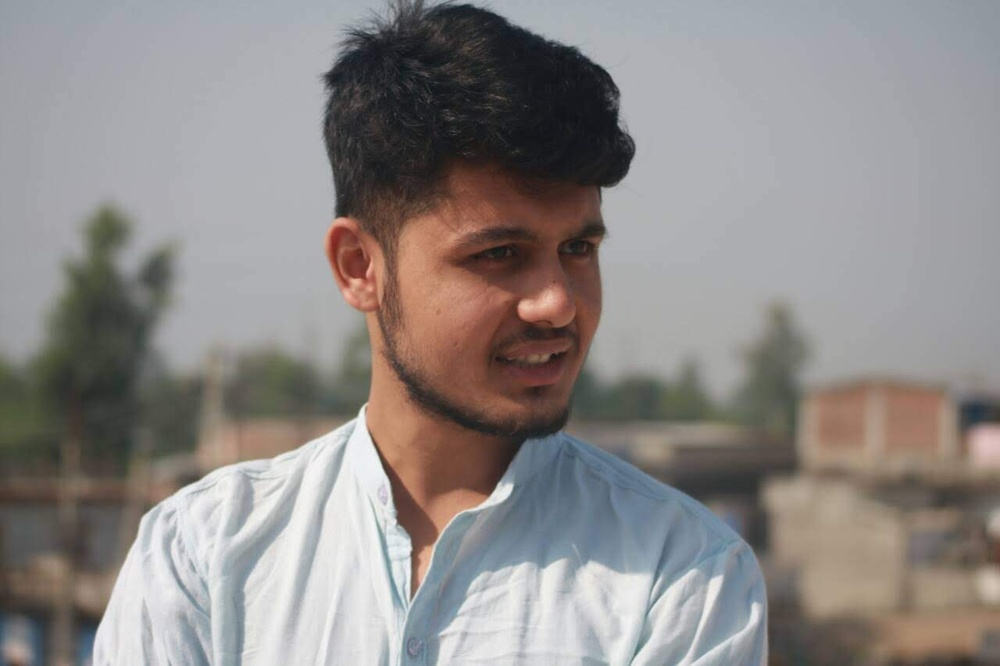
#> input picture CE Faces Photos/IMG-e1113daefda1d601a27df8948a7cb897-V.jpg, 1000 x 666 px, shrunk from 1280 x 853 before the run; its folder holds only this picture in this run
$ jupyter execute 'Face Cropping.ipynb'
#> lines starting #> are read from the running program, lines starting #| are printed output that depends on the picture
[cell 1]
import cv2
import os

[cell 2]
face_cascade = cv2.CascadeClassifier(cv2.data.haarcascades + 'haarcascade_frontalface_default.xml')

[cell 3]
image_dir = "CE Faces Photos"
output_dir = "CE_Faces_Photos"
os.makedirs(output_dir, exist_ok=True)

[cell 4]
for filename in os.listdir(image_dir):
    image_path = os.path.join(image_dir, filename)
    output_path = os.path.join(output_dir, filename)

    # Read the image
    image = cv2.imread(image_path)
#> image is the input picture: shape (666, 1000, 3); mean B, G, R 135.6, 137.3, 142.1

    # Convert the image to grayscale
    gray_image = cv2.cvtColor(image, cv2.COLOR_BGR2GRAY)
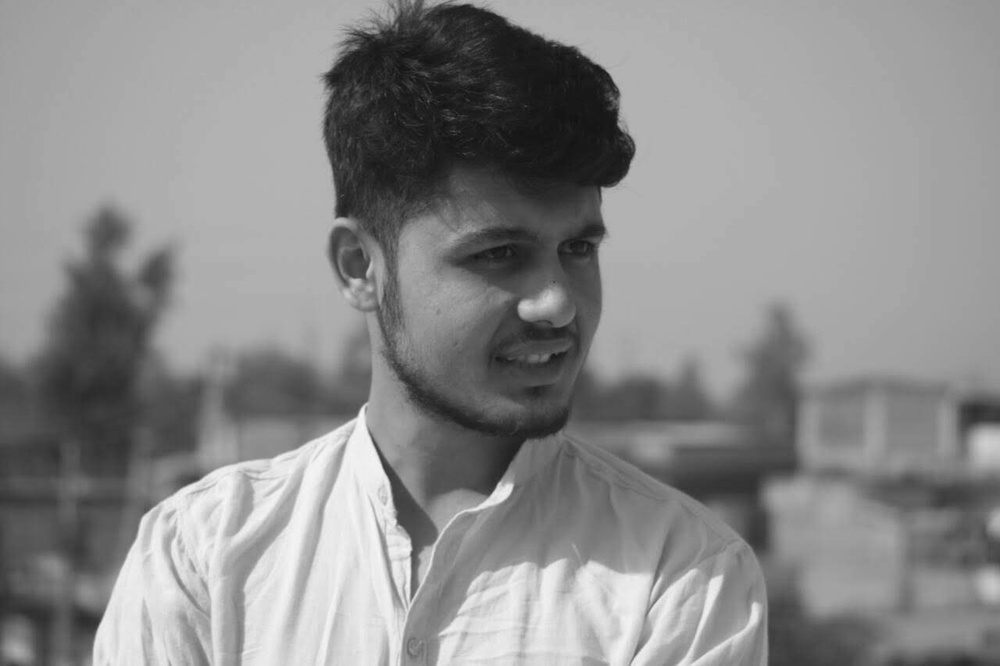
#> gray_image: shape (666, 1000); min 18, max 248, mean 138.5

    # Detect faces in the image
    faces = face_cascade.detectMultiScale(gray_image, scaleFactor=1.1, minNeighbors=5, minSize=(30, 30))
#> faces = [[395, 167, 250, 250]]

    if len(faces) > 0:
        # Assume only one face is detected, and crop the region
        (x, y, w, h) = faces[0]
#> x = 395; y = 167; w = 250; h = 250
        cropped_image = image[y:y+h, x:x+w]
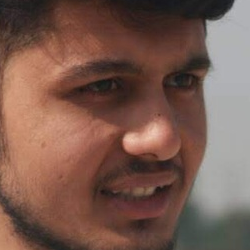
#> cropped_image: shape (250, 250, 3); mean B, G, R 79.6, 90.4, 121
    else:
        # If no face is detected, use the original image
        cropped_image = image

    # Save the cropped image
    cv2.imwrite(output_path, cropped_image)

$ run again, on CE Faces Photos/IMG_20221026_132007.jpg
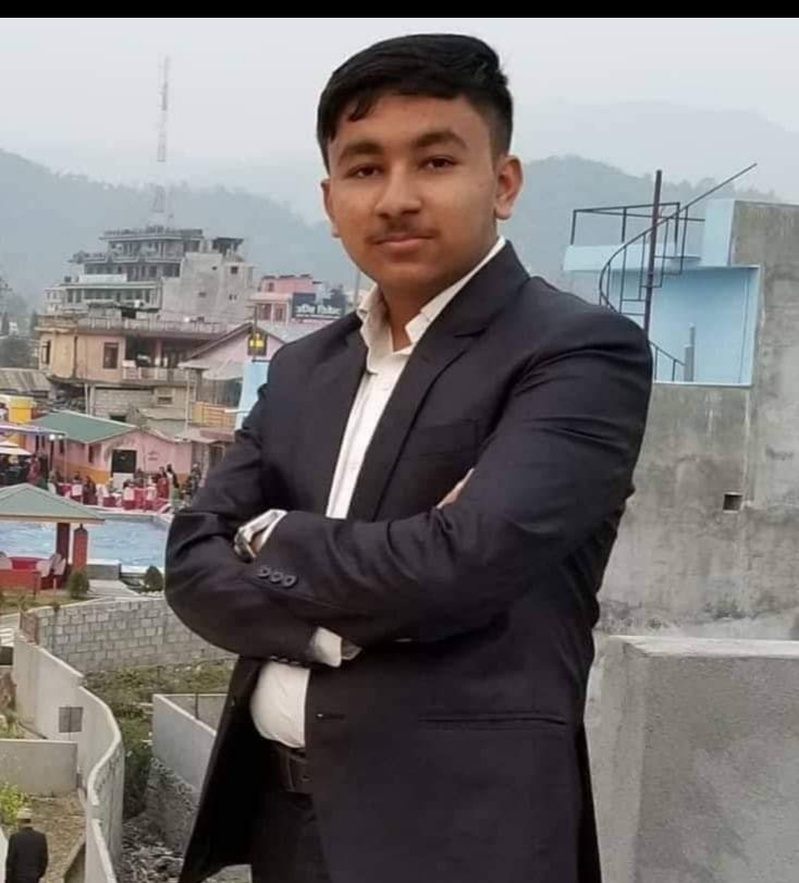
#> input picture CE Faces Photos/IMG_20221026_132007.jpg, 799 x 883 px, shrunk from 1080 x 1194 before the run
#> image is the input picture: shape (883, 799, 3); mean B, G, R 114.3, 114.1, 118.6
#> `gray_image = cv2.cvtColor(image, cv2.COLOR_BGR2GRAY)`:
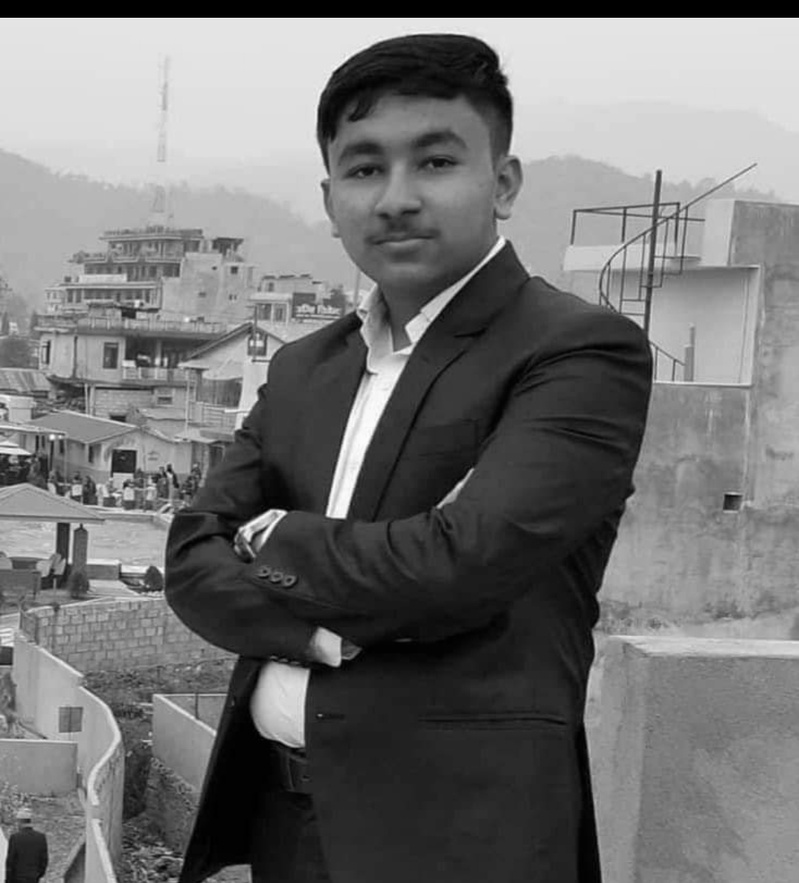
#> gray_image: shape (883, 799); min 0, max 253, mean 115.5
#> faces = [[292, 76, 219, 219]]
#> x = 292; y = 76; w = 219
#> `cropped_image = image[y:y+h, x:x+w]`:
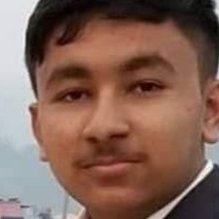
#> cropped_image: shape (219, 219, 3); mean B, G, R 86.6, 99.1, 130.4

$ run again, on CE Faces Photos/IMG_20230119_111059.jpg
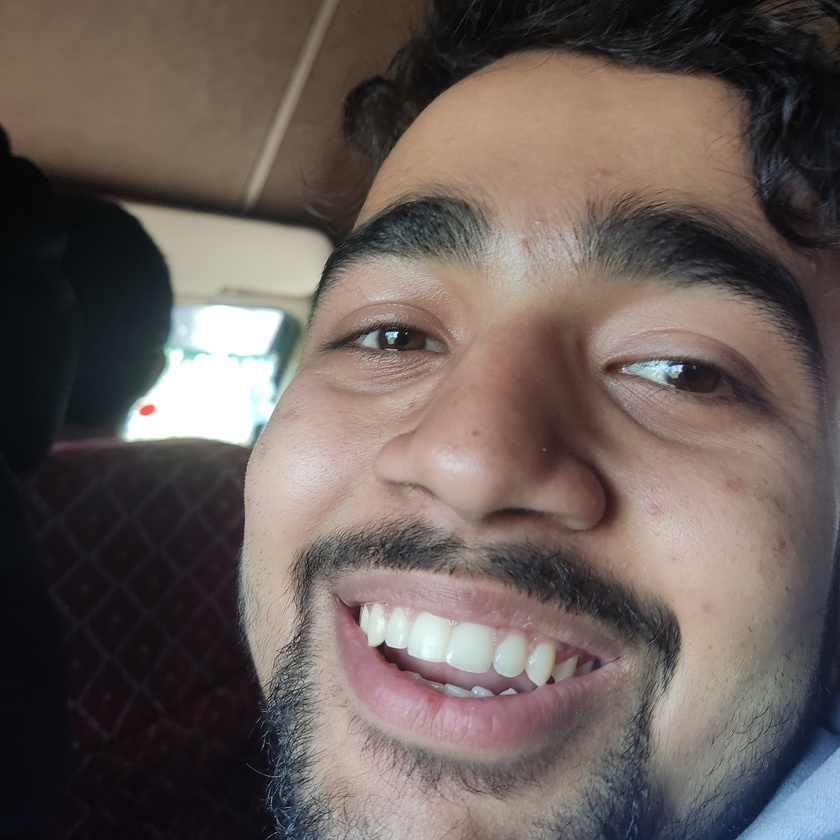
#> input picture CE Faces Photos/IMG_20230119_111059.jpg, 840 x 840 px, shrunk from 3000 x 3000 before the run
#> image is the input picture: shape (840, 840, 3); mean B, G, R 89.7, 93.9, 105.2
#> `gray_image = cv2.cvtColor(image, cv2.COLOR_BGR2GRAY)`:
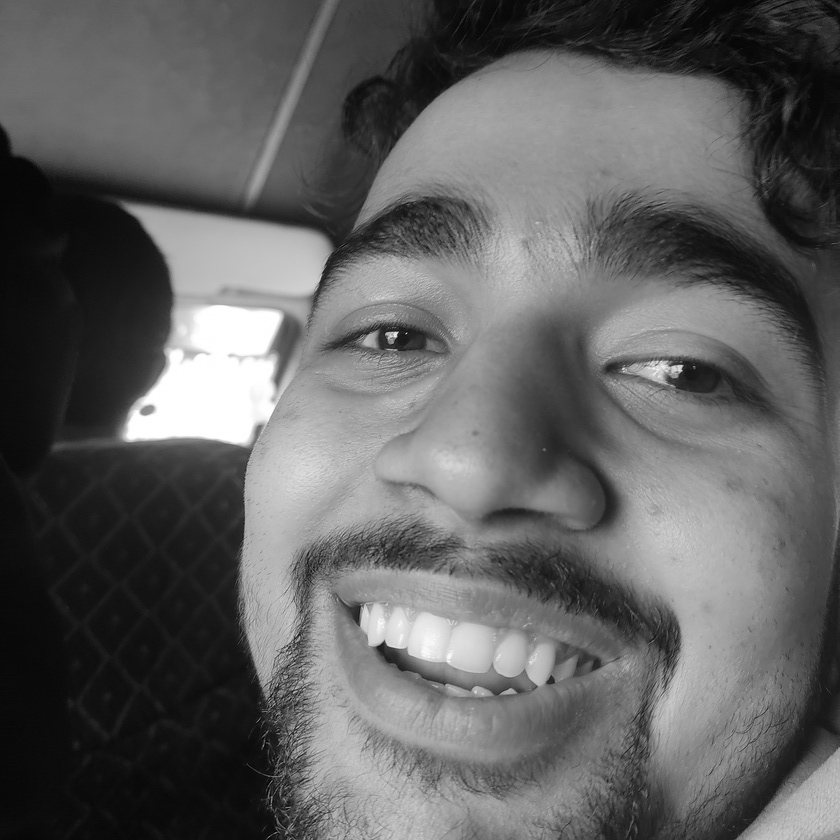
#> gray_image: shape (840, 840); min 1, max 255, mean 96.8
#> faces = ()

$ run again, on CE Faces Photos/IMG_20230119_111117.jpg
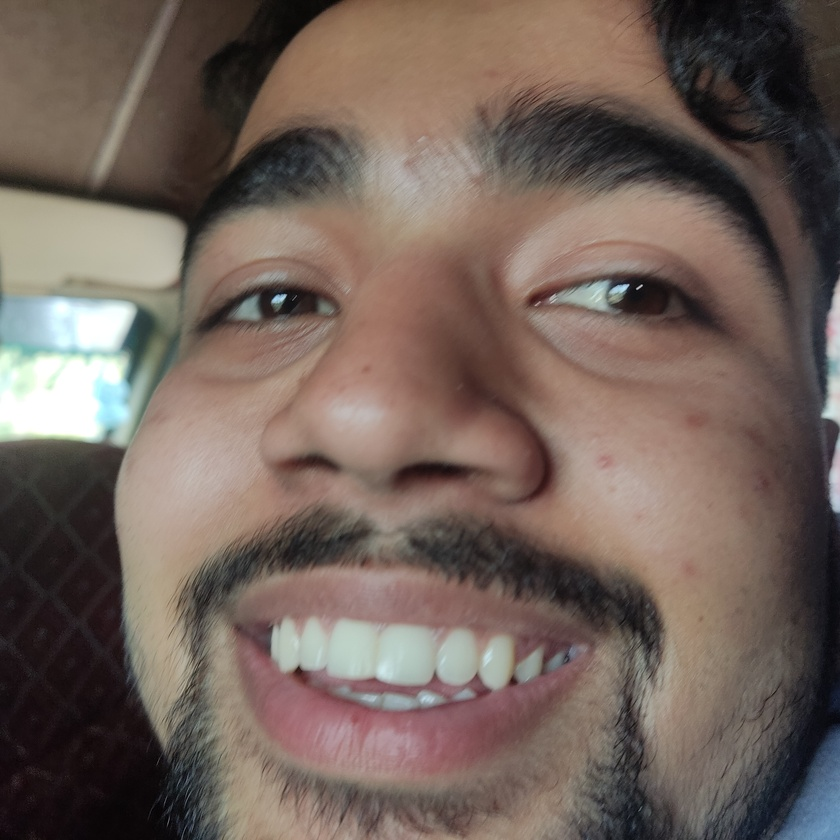
#> input picture CE Faces Photos/IMG_20230119_111117.jpg, 840 x 840 px, shrunk from 3000 x 3000 before the run
#> image is the input picture: shape (840, 840, 3); mean B, G, R 90.8, 98.8, 114.1
#> `gray_image = cv2.cvtColor(image, cv2.COLOR_BGR2GRAY)`:
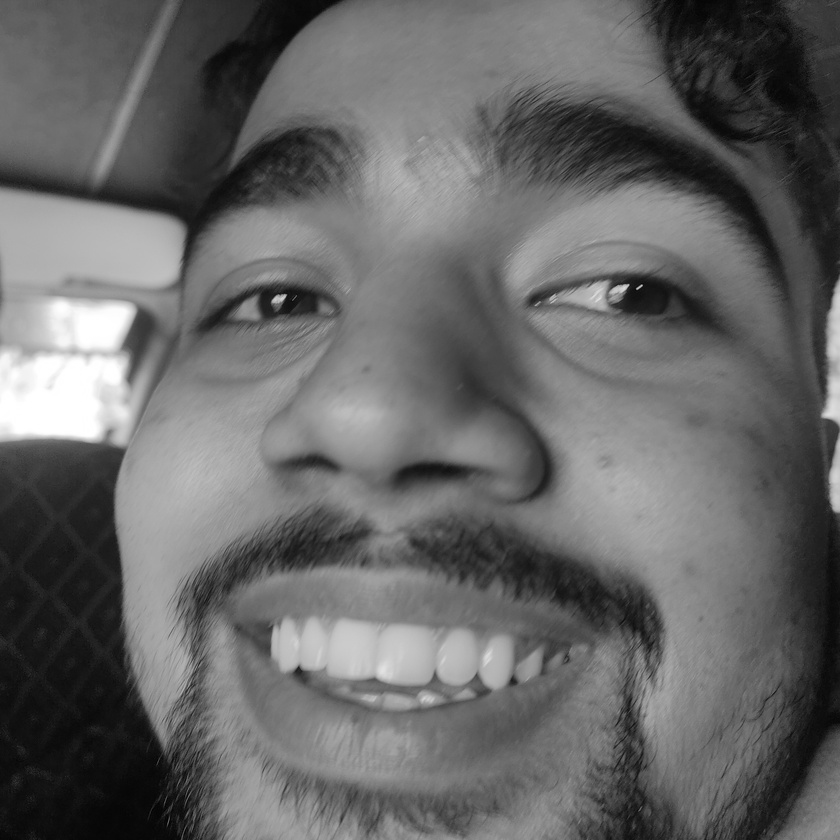
#> gray_image: shape (840, 840); min 0, max 255, mean 102.5
#> faces = ()

$ run again, on CE Faces Photos/IMG-ee45ce6313d6ca808b0974891ee208fd-V.jpg
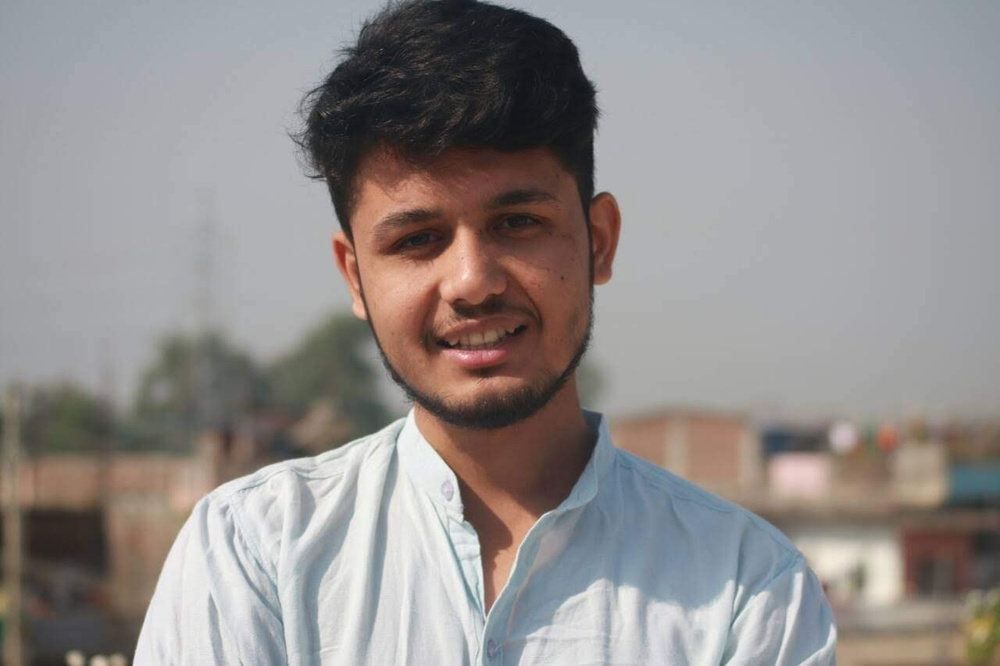
#> input picture CE Faces Photos/IMG-ee45ce6313d6ca808b0974891ee208fd-V.jpg, 1000 x 666 px, shrunk from 1280 x 853 before the run
#> image is the input picture: shape (666, 1000, 3); mean B, G, R 140.9, 142.1, 147.1
#> `gray_image = cv2.cvtColor(image, cv2.COLOR_BGR2GRAY)`:
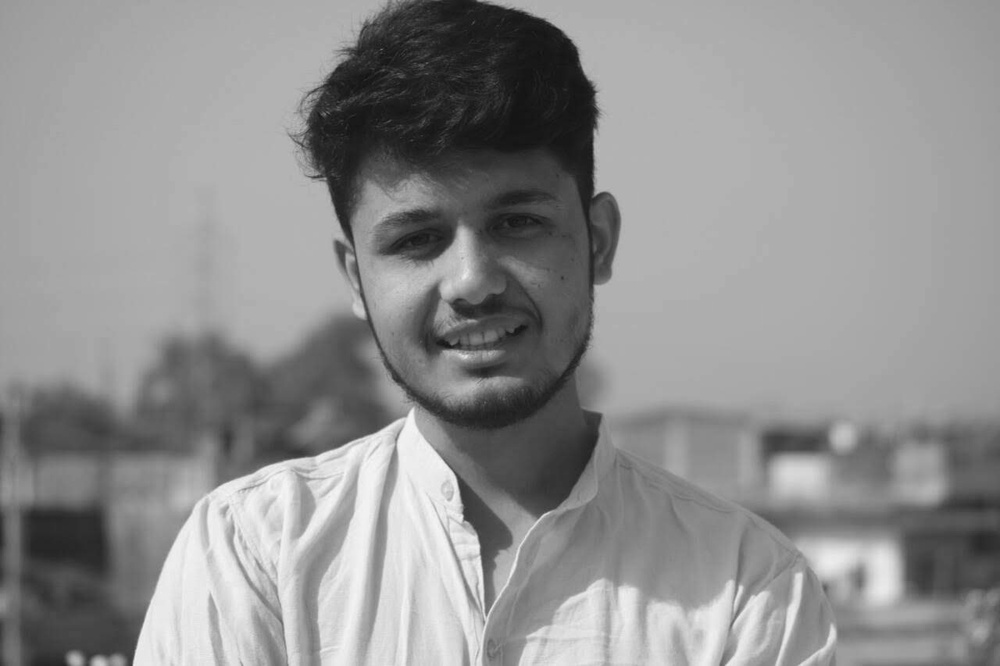
#> gray_image: shape (666, 1000); min 17, max 247, mean 143.4
#> faces = [[320, 121, 292, 292]]
#> x = 320; y = 121; w = 292
#> `cropped_image = image[y:y+h, x:x+w]`:
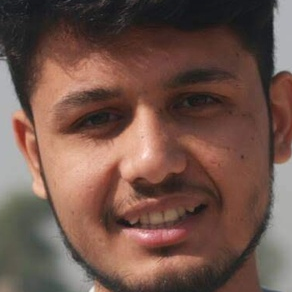
#> cropped_image: shape (292, 292, 3); mean B, G, R 74, 84, 112.7
